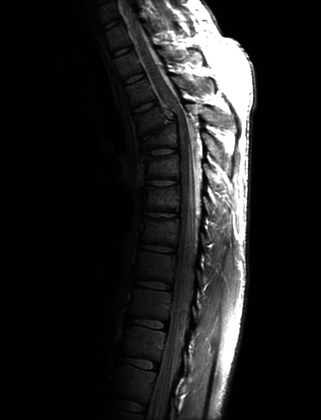
%> input picture 数字图像处理/参考实验/实验2-图像增强和直方图均衡/matlab/Fig0308(a)(fractured_spine).tif, 321 x 420 px, shrunk from 746 x 976 before the run
$ octave main.m   (GNU Octave 9; MATLAB toolbox functions it lacks are replaced by stand-ins)
%> lines starting %> are read from the running program, lines starting %| are printed output that depends on the picture
### 数字图像处理/参考实验/实验2-图像增强和直方图均衡/matlab/log_trans.m
function log_trans(filename)
%> called with filename = 'Fig0308(a)(fractured_spine).tif'
% 读取图像
img_1 = imread(filename);
%> img_1 is the input picture: size 420x321 uint8; min 0, max 255, mean 32.6

% 显示图像
subplot(2,3,1),
imshow(img_1);
title('The Original Image');

c=0.6;
img_2 = c * mat2gray(log(1 + double(img_1)));
subplot(2,3,2),
imshow(img_2);
title(['c=',num2str(c)]);

c=0.8;
img_2 = c * mat2gray(log(1 + double(img_1)));
subplot(2,3,3),
imshow(img_2);
title(['c=',num2str(c)]);

c=1;
img_2 = c * mat2gray(log(1 + double(img_1)));
subplot(2,3,4),
imshow(img_2);
title(['c=',num2str(c)]);

c=1.2;
img_2 = c * mat2gray(log(1 + double(img_1)));
subplot(2,3,5),
imshow(img_2);
title(['c=',num2str(c)]);

c=1.6;
img_2 = c * mat2gray(log(1 + double(img_1)));
subplot(2,3,6),
imshow(img_2);
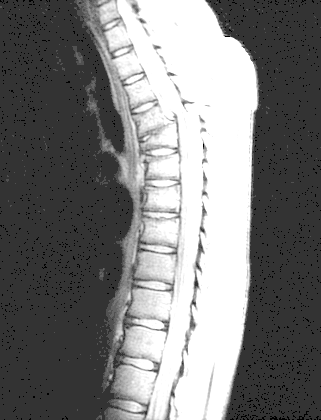
%> displayed picture: size 420x321, on the screen's scale of 0 to 255; min 0, max 255, mean 122.3
title(['c=',num2str(c)]);

end

### 数字图像处理/参考实验/实验2-图像增强和直方图均衡/matlab/power_law_trans.m
function power_law_trans(filename)
%> called with filename = 'Fig0308(a)(fractured_spine).tif'
% 读取图像
img_1 = imread(filename);
subplot(2,2,1);
imshow(img_1);
title('原始图像');

c = 1;
r = 0.3;%gamma值
img_2 = c * (mat2gray(double(img_1).^r));
subplot(2,2,2);
imshow(img_2);
title(['c=',num2str(c),', r=',num2str(r)]);

r = 0.4;
img_2 = c * (mat2gray(double(img_1).^r));
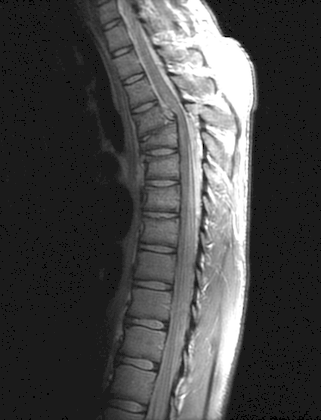
%> img_2: size 420x321 double; min 0, max 1, mean 0.284
subplot(2,2,3);
imshow(img_2);
title(['c=',num2str(c),', r=',num2str(r)]);

r = 0.6;
img_2 = c * (mat2gray(double(img_1).^r));
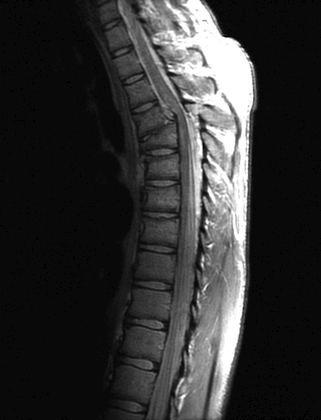
%> img_2: size 420x321 double; min 0, max 1, mean 0.197
subplot(2,2,4);
imshow(img_2);
title(['c=',num2str(c),', r=',num2str(r)]);

end

### 数字图像处理/参考实验/实验2-图像增强和直方图均衡/matlab/histogram_trans.m
function histogram_trans(filename)
%> called with filename = 'Fig0308(a)(fractured_spine).tif'
% 读取原图
R = imread(filename);
[row, col] = size(R);
%> row = 420; col = 321

% 显示原图和原图对应的直方图
subplot(2,2,1), imshow(R), title('原灰度图');
subplot(2,2,2), imhist(R), title('原灰度图的直方图');
%> after `title('原灰度图的直方图')`:
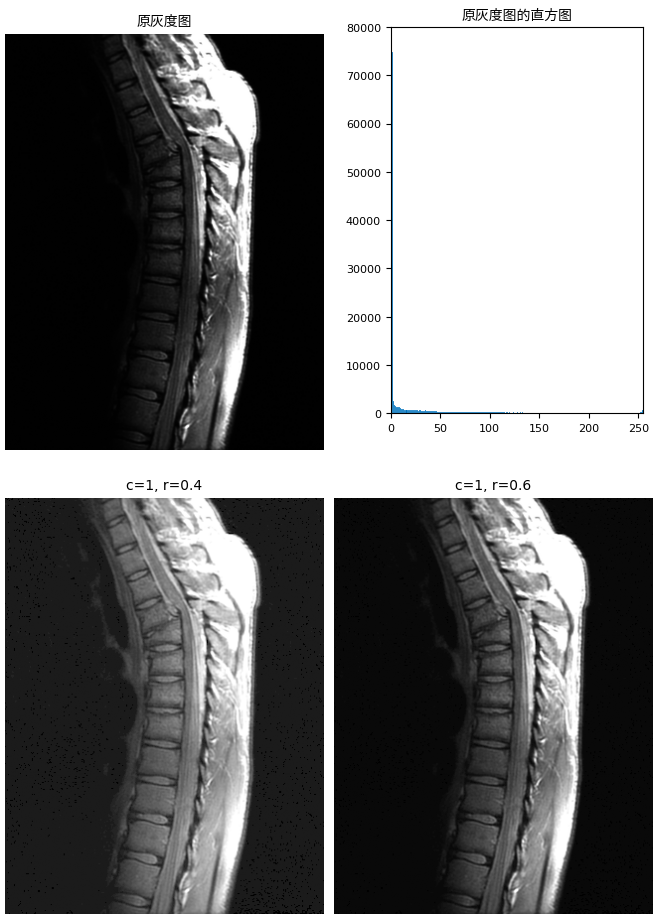
%> figure redrawn from the program's plot data, 4 panels

% 计算PMF，并归一化
PMF = zeros(1, 256);
for i = 1:row
    for j = 1:col
        PMF(R(i,j) + 1) = PMF(R(i,j) + 1) + 1; % R(i,j)为像素的灰度值
    end
end
%> after the loop, PMF = 256 values, max 74861 at index 2, min 0 at index 256, mean 526.6
PMF = PMF / (row * col);
%> PMF = 256 values, max 0.555 at index 2, min 0 at index 256, mean 0.00391

% 计算CDF
CDF = zeros(1,256);
CDF(1) = PMF(1);
for i = 2:256
    CDF(i) = CDF(i - 1) + PMF(i);
end
%> after the loop, CDF = 256 values from 0.0183 to 1

% 四舍五入，计算均衡后的像素值
Sk = zeros(1,256);
for i = 1:256
    Sk(i) = CDF(i) * 255;
end
%> after the loop, Sk = 256 values from 4.67 to 255
Sk = round(Sk);
%> Sk = 256 values from 5 to 255

% 输出映射函数图像
%trans_func_display(Sk);

% 映射到新的像素值
for i = 1:row
    for j = 1:col
        R(i,j) = Sk(R(i,j) + 1);
    end
end
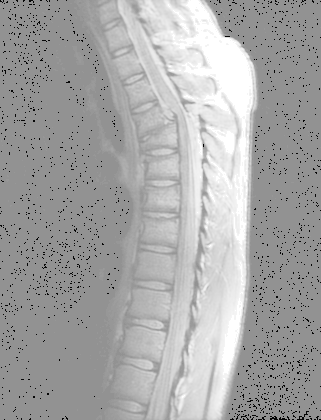
%> R: size 420x321 uint8; min 5, max 255, mean 167.1

% 绘制直方图均衡后的图像
subplot(2,2,3), imshow(R), title('直方图均衡');
%> after `title('直方图均衡')`:
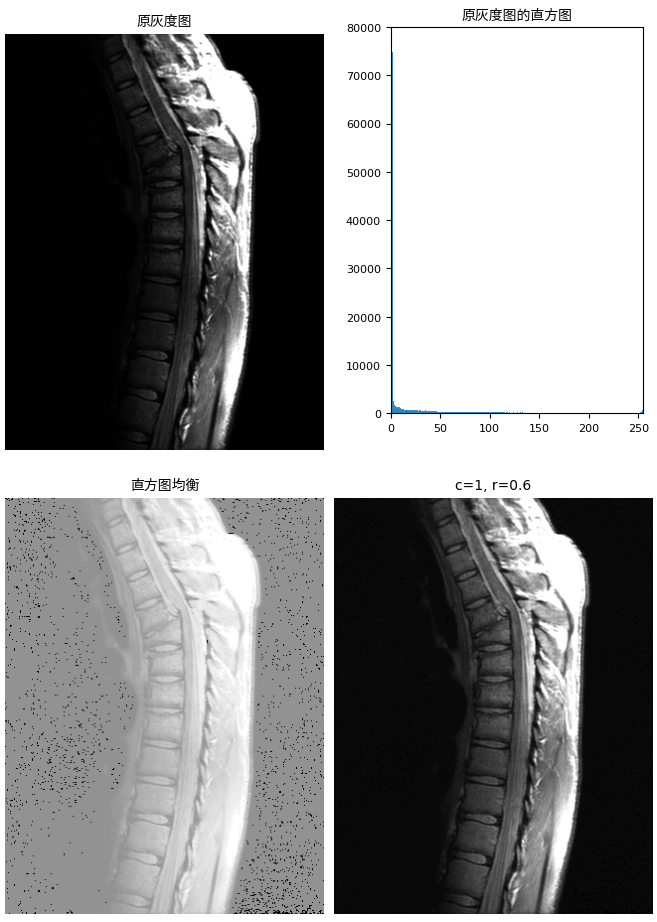
%> figure redrawn from the program's plot data, 4 panels
subplot(2,2,4), imhist(R), title('均衡后的直方图');

end

### 数字图像处理/参考实验/实验2-图像增强和直方图均衡/matlab/main.m
%对数变换
log_trans('Fig0308(a)(fractured_spine).tif');
%幂变换
power_law_trans('Fig0308(a)(fractured_spine).tif');
%直方图均衡
histogram_trans('Fig0308(a)(fractured_spine).tif');
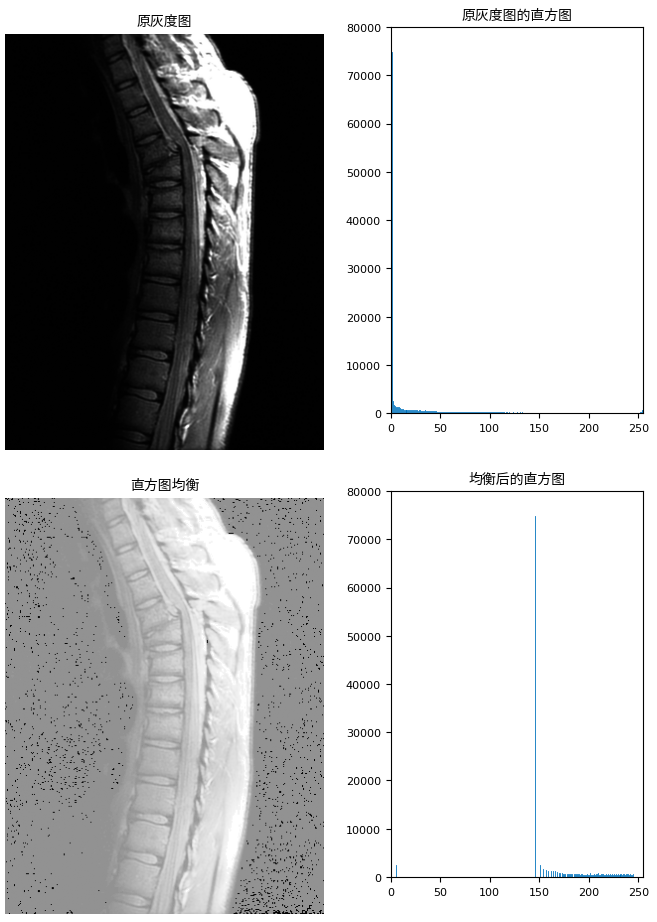
%> figure redrawn from the program's plot data, 4 panels
